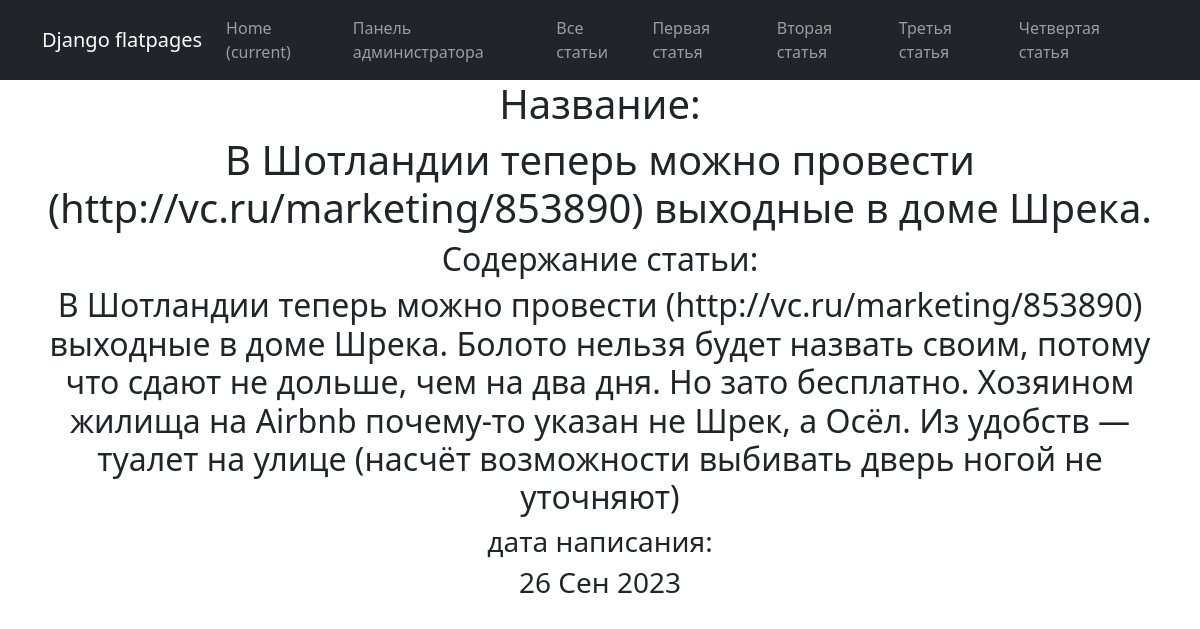
Screenshot of /news/3 with the database file from the repository.
### news/models.py (models this page shows, shortened)
class Post(models.Model):
    author = models.ForeignKey(Author, on_delete=models.CASCADE)
    name = models.CharField(max_length=100,choices = NewsArticles)
    time_in = models.DateTimeField (auto_now_add = True)
    categories = models.ManyToManyField(Category, through=PostCategory)
    title = models.CharField(max_length = 100)
    text = models.TextField()
    rating = models.IntegerField(default=0)

### news/views.py (the view)
# urls.py: path('<int:pk>', PostDetail.as_view(), name='post'),
class PostDetail(DetailView):
    model = Post
    template_name = 'Post.html'
    context_object_name = 'post'

### news/templatetags/custom_censor.py (called while the page is built)
def censor(value):
   STOP_LIST = [
   'редиска',
   'хрен',
   'блин',
   'писец',
   'писос'
]
   for word in STOP_LIST:
      value = value.replace(word, word[:1]+'*' * (len(word)-1))
   return value

### templates/post.html (shortened to what this page needs)
{% extends 'flatpages/default.html' %}
{% load custom_censor %}
{% block content %}
<h1> Название: </h1>
<h1>{{ post.title|censor }}</h1>
<h2>Содержание статьи:</h2>
<h2>{{ post.text|censor }}</h2>
<h3>дата написания:</h3>
<h3>{{ post.time_in|date:'d M Y' }}</h3>
{% endblock content %}

### rows the page displays
Post: title|censor "В Шотландии теперь можно провести (http://vc.ru/marketing/853890) выходные в доме Шрека.", text|censor "В Шотландии теперь можно провести (http://vc.ru/marketing/853890) выходные в доме Шрека. Болото нельзя будет назвать своим, потому что сдают не дольше, чем на два дня. Но зато бесплатно. Хозяином жилища на Airbnb почему-то указан не Шрек, а Осёл. Из удобств — туалет на улице (насчёт возможности выбивать дверь ногой не уточняют)", time_in "26 Сен 2023"
